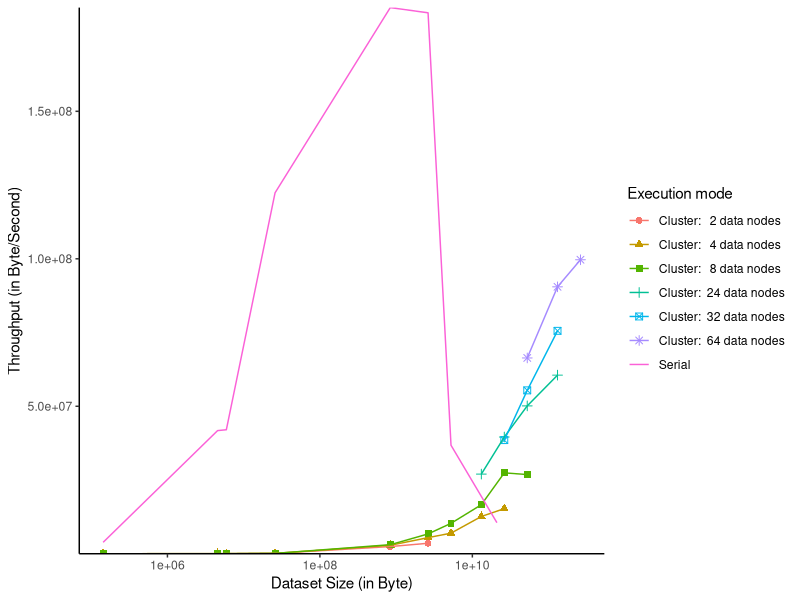

Here is the R script that generated this plot:
setwd("C:/Git-data/Afstuderen/measurements")
library(ggplot2)
library(boot)
library(mgcv)
library(stringr)
library(scales)
measure = read.csv("raw_data.csv") # read csv file
name <- paste(measure$serial.parallel, measure$nodeCount, sep = " ")

getName <- function(s){
	return(ifelse(grepl("^Parallel (\\d)+$", s), 
			paste(
				c(
					"Cluster: ", 
					sprintf("% 3d",as.numeric(str_extract(s, "\\d+"))), 
					" data nodes"
				),
				collapse = ''
			), 
			"Serial"
		)
	)
}

name <- unlist(lapply(name, getName))
measure$seconds <- measure$trainTime/1000
measure$throughput <- measure$dataSize/measure$seconds
measure$serial.parallel <- name
d <- ggplot(data=measure, aes(x=dataSize, y=throughput, colour=serial.parallel, shape=serial.parallel))
d <- d + geom_point(size=2) + geom_line() + 
	scale_x_log10() + theme_bw() + 
	theme(
		panel.grid.major = element_blank(),
		panel.grid.minor = element_blank(),
		panel.border     = element_blank(),
		panel.background = element_blank(),
		axis.line = element_line(color='black')
	) + scale_y_continuous(expand = c(0, 0)) +
	xlab("Dataset Size (in Byte)") +
	ylab("Throughput (in Byte/Second)") +
	labs(colour = "Execution mode", shape = "Execution mode") 
ggplot_build(d)